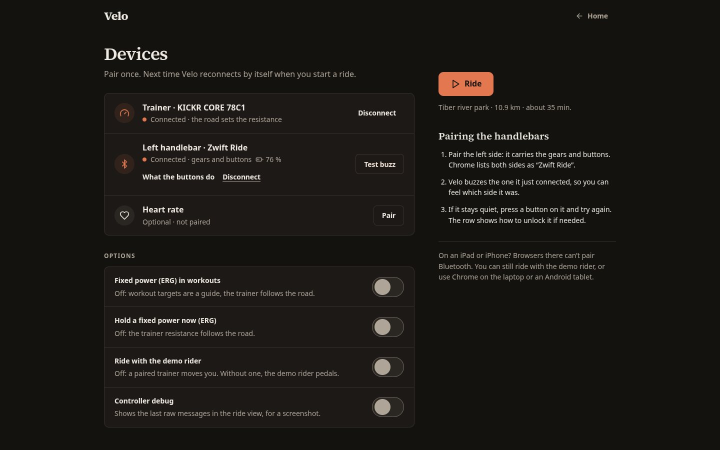
#> input picture docs/design/screenshots/v2/build/devices-1440-night.jpg, 1440 x 900 px, found by its file name (shown at 1/2 size); its folder holds only this picture in this run
$ python compare.py
#> lines starting #> are read from the running program, lines starting #| are printed output that depends on the picture
#!/usr/bin/env python3
"""Side-by-side composites for the P2.4 design gate: approved mockup (left) | build (right).

Usage (repo root, after the screen scripts have written docs/design/screenshots/v2/build/):

    uv run --with pillow python scripts/v2-build-shots/compare.py [--only home,finish]

Writes docs/design/screenshots/v2/build/compare/<screen>-<1440|390|tv>[-night].jpg for every
build shot that has a mockup render of the same name. 390 shots are 2x on both sides and are
shown at 1x (CSS pixels); TV and 1440 at 1x.
"""
import argparse
from pathlib import Path

from PIL import Image, ImageDraw

V2 = Path(__file__).resolve().parents[2] / "docs/design/screenshots/v2"
GAP, BAR = 24, 40


def load(path: Path, half: bool) -> Image.Image:
#> called with half = False
    img = Image.open(path).convert("RGB")
#> img is the input picture: PIL image 1440x900 RGB; mean R, G, B 27.1, 24.7, 20.7
    return img.resize((img.width // 2, img.height // 2), Image.LANCZOS) if half else img


def main() -> None:
    ap = argparse.ArgumentParser()
    ap.add_argument("--only", default="")
    args = ap.parse_args()
    only = {s for s in args.only.split(",") if s}
    out = V2 / "build/compare"
    out.mkdir(parents=True, exist_ok=True)
    n = 0
    for build in sorted((V2 / "build").glob("*.jpg")):
        screen = build.stem.split("-1440")[0].split("-390")[0].split("-tv")[0]
        if only and screen not in only:
            continue
        mock = V2 / "mockup" / build.name
        if not mock.exists():
            continue
        half = "-390" in build.stem
        left, right = load(mock, half), load(build, half)
        h = max(left.height, right.height)
#> h = 900
        canvas = Image.new("RGB", (left.width + right.width + GAP, h + BAR), (245, 241, 234))
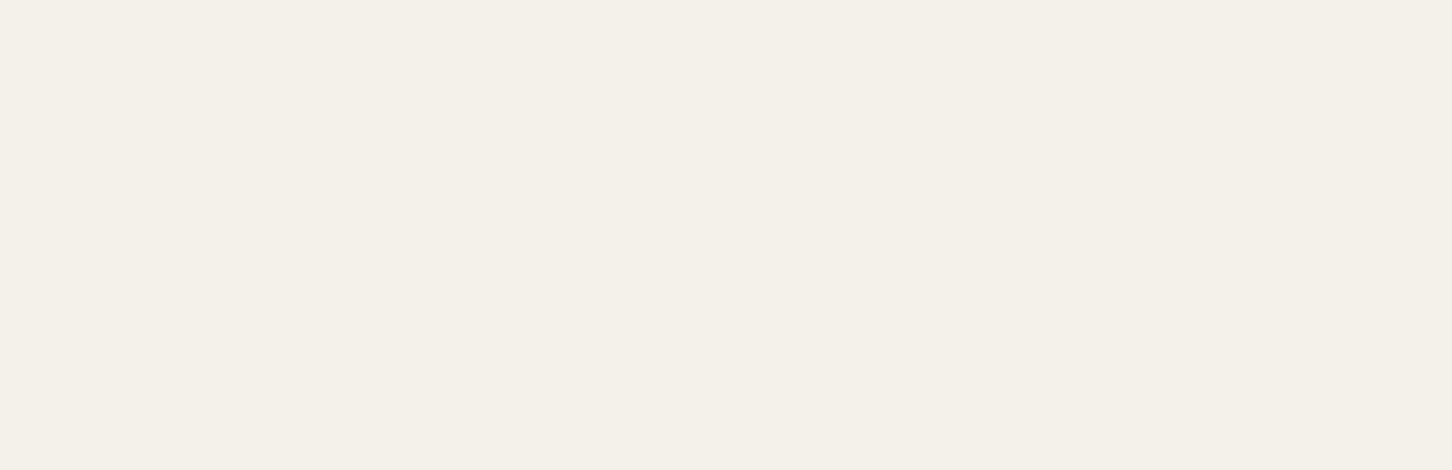
#> canvas: PIL image 2904x940 RGB (shown at 1/2 size); mean R, G, B 245, 241, 234
        d = ImageDraw.Draw(canvas)
        for x, img, label in ((0, left, f"approved mockup: {build.stem}"), (left.width + GAP, right, f"build: {build.stem}")):
            canvas.paste(img, (x, BAR))
            d.text((x + 8, 12), label, fill=(40, 30, 24))
#> this loop made 2 passes
#> (x, label) on passes 1 to 2: (0, 'approved mockup: devices-1440-night'), (1464, 'build: devices-1440-night')
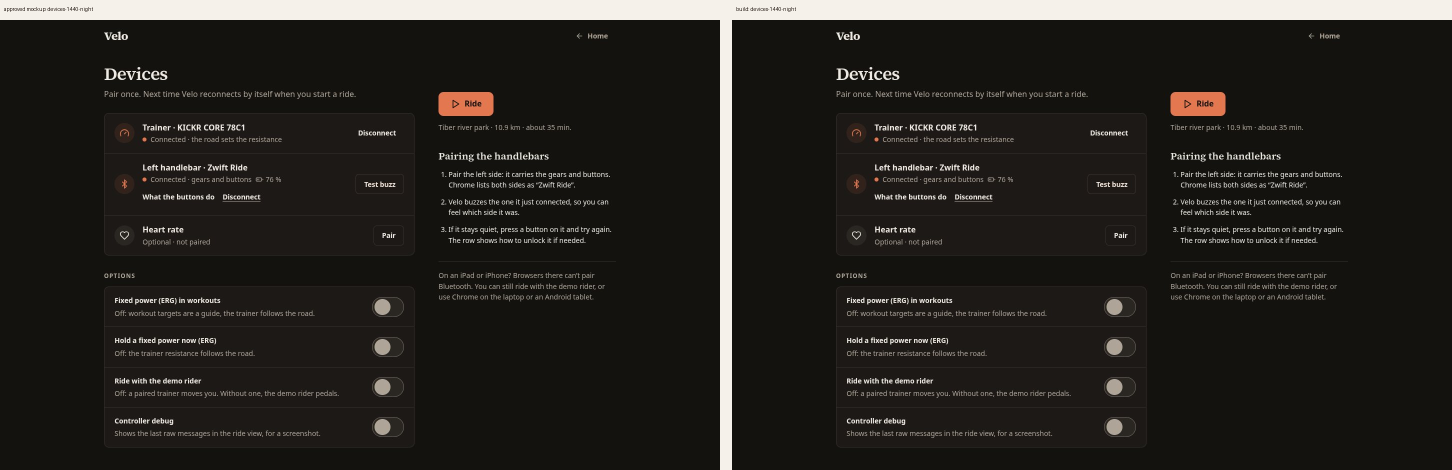
#> canvas: PIL image 2904x940 RGB (shown at 1/2 size); mean R, G, B 38.1, 35.6, 31.5
        canvas.save(out / build.name, "JPEG", quality=82, optimize=True, progressive=True)
        n += 1
    print(f"wrote {n} composites to {out}")


if __name__ == "__main__":
    main()
